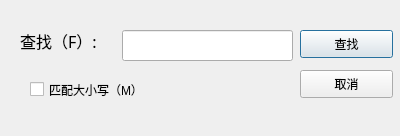
<?xml version="1.0" encoding="UTF-8"?>
<ui version="4.0">
 <class>Search</class>
 <widget class="QDialog" name="Search">
  <property name="geometry">
   <rect>
    <x>0</x>
    <y>0</y>
    <width>400</width>
    <height>136</height>
   </rect>
  </property>
  <property name="windowTitle">
   <string>Dialog</string>
  </property>
  <widget class="QLabel" name="label">
   <property name="geometry">
    <rect>
     <x>20</x>
     <y>30</y>
     <width>91</width>
     <height>21</height>
    </rect>
   </property>
   <property name="font">
    <font>
     <family>Agency FB</family>
     <pointsize>12</pointsize>
    </font>
   </property>
   <property name="text">
    <string>查找（F）:</string>
   </property>
  </widget>
  <widget class="QLineEdit" name="lineEdit">
   <property name="geometry">
    <rect>
     <x>122</x>
     <y>30</y>
     <width>171</width>
     <height>31</height>
    </rect>
   </property>
  </widget>
  <widget class="QPushButton" name="findButton">
   <property name="geometry">
    <rect>
     <x>300</x>
     <y>30</y>
     <width>93</width>
     <height>28</height>
    </rect>
   </property>
   <property name="text">
    <string>查找</string>
   </property>
  </widget>
  <widget class="QPushButton" name="cancelButton_2">
   <property name="geometry">
    <rect>
     <x>300</x>
     <y>70</y>
     <width>93</width>
     <height>28</height>
    </rect>
   </property>
   <property name="text">
    <string>取消</string>
   </property>
  </widget>
  <widget class="QCheckBox" name="checkBox">
   <property name="geometry">
    <rect>
     <x>30</x>
     <y>80</y>
     <width>131</width>
     <height>19</height>
    </rect>
   </property>
   <property name="text">
    <string>匹配大小写（M）</string>
   </property>
  </widget>
 </widget>
 <resources/>
 <connections/>
</ui>
